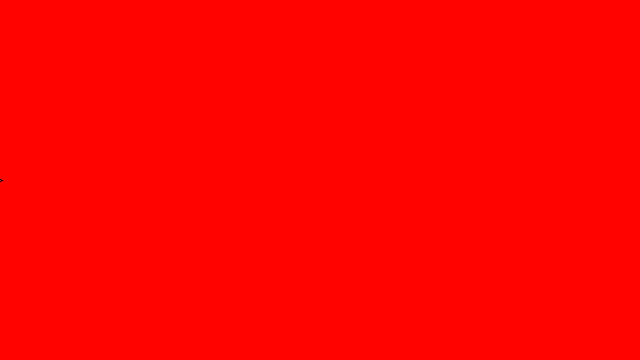
Frame 1 (no input)
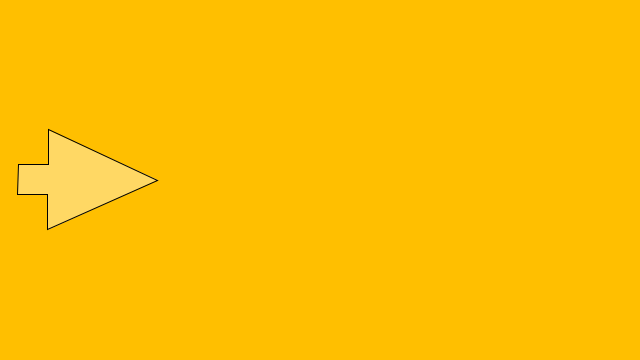
Frame 60 (the mouse pressed at the canvas centre just before this capture)
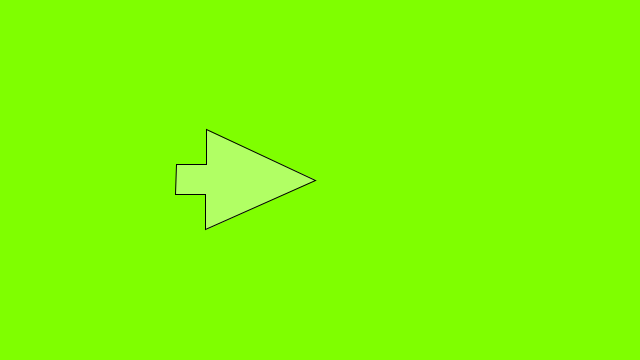
Frame 120 (the mouse held since frame 60 and released just before this capture)

The Processing sketch that drew these frames (run headless with seeded random() and noise(); from frame 60 on, the mouse is pressed at the canvas centre):

// Processing sketch: SetaDoVini
// ── SetaDoVini.pde
void setup() {
  size(640, 360);

  colorMode(HSB);
}

void draw() {
  background((frameCount/480.0*255)%255, 255, 255);

  translate(map((frameCount/300.0)%1, 0, 1, -50*2, width+50), height/2);
  rotate(HALF_PI);

  fill(255, 100);
  beginShape();
  vertex(0, -100);
  vertex(50, 10);
  vertex(15, 10);
  vertex(15, 40);
  vertex(-15, 40);
  vertex(-15, 10);
  vertex(-50, 10);
  endShape(CLOSE);
}
